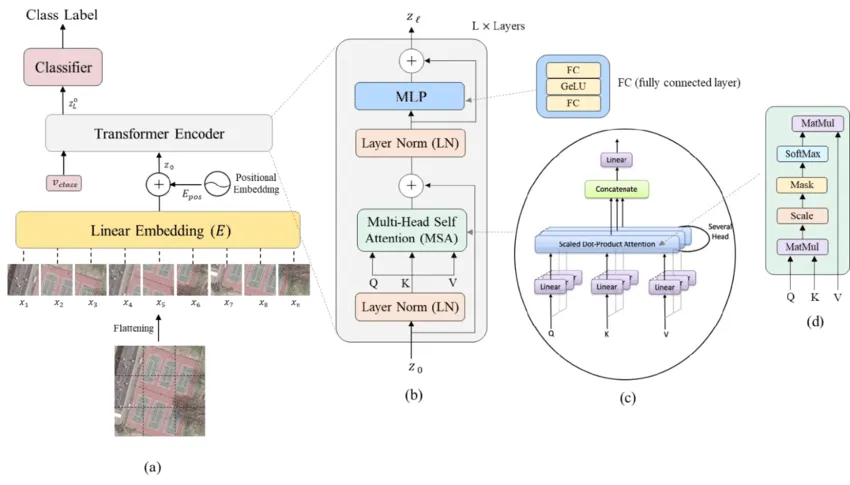
#> input picture imgs/ViT.webp, 850 x 485 px
$ python -i NoiseManager.py   (imports and definitions only)
#> lines starting #> are read from the running program, lines starting #| are printed output that depends on the picture
import numpy as np
import cv2
from enum import Enum


class Noises(Enum):
    NOIS_GAUSS="gauss"
    NOIS_SALT_AND_PEPPER="s&p"
    NOIS_POISSON="poisson"
    NOIS_SPECKLE="speckle"


def make_hsv_equalized(image,hsv=True):
    """ make histogram equalization"""

    im=np.swapaxes(image.numpy(),0,2)
    im = 255 * im # Now scale by 255
    im = im.astype(np.uint8)
    R, G, B = cv2.split(im)
    if hsv:
        eq_R = cv2.equalizeHist(R)
        eq_G = cv2.equalizeHist(G)
        eq_B = cv2.equalizeHist(B)
        eq_image = cv2.merge([eq_R, eq_G, eq_B])
    else:
        eq_image = cv2.merge([R, G, B])

    return np.array(eq_image/255,np.float32)

# [55 lines left out: function noisy, not called in this run]

>>> import cv2
>>> picture = cv2.imread('imgs/ViT.webp', cv2.IMREAD_GRAYSCALE)
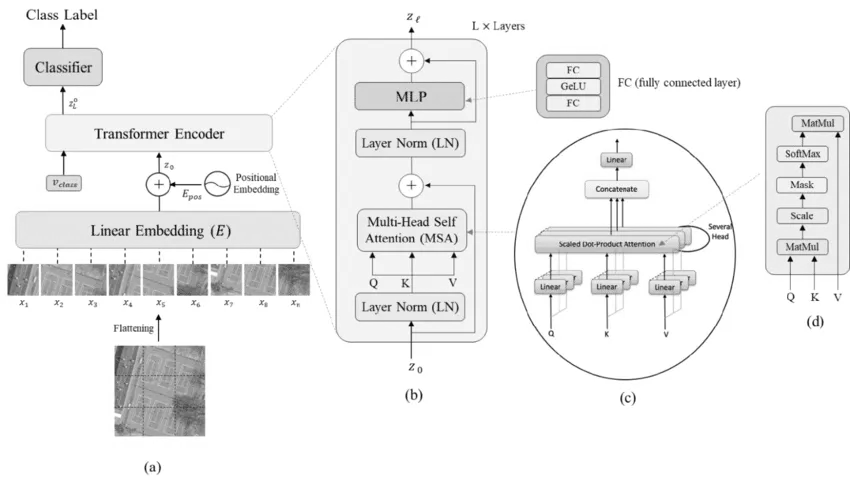
#> picture: shape (485, 850); min 0, max 255, mean 240.6
>>> result = make_hsv_equalized(picture)
#> (the run stopped early here; a loop or call above may not have finished)
